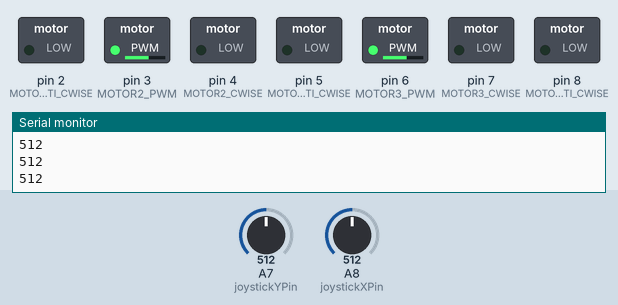
Bench run of a sketch on a simulated Arduino Mega 2560, built with avr-gcc and run on an emulated ATmega2560. Shown: switched loads named in the sketch (green lamp = pin HIGH), the last lines printed to the serial monitor. The inputs (shaded band) are chosen by the test bench; at power-on: A7 (joystickYPin) = 512, A8 (joystickXPin) = 512. Pins used as bus, display or sensor lines are not drawn.

Above: at 1.2 s.
1.3 s: A7 (joystickYPin) set to 429
2.8 s: A7 (joystickYPin) set to 401
At 3.8 s:
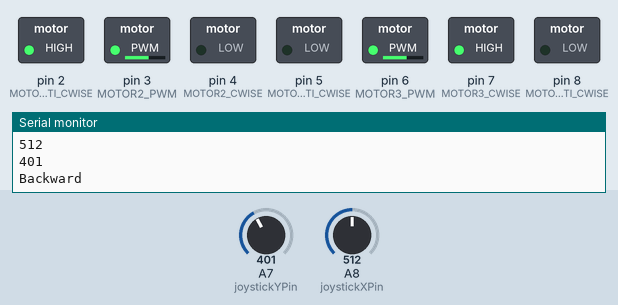
4.3 s: A8 (joystickXPin) set to 423
5.8 s: A8 (joystickXPin) set to 400
At 6.9 s:
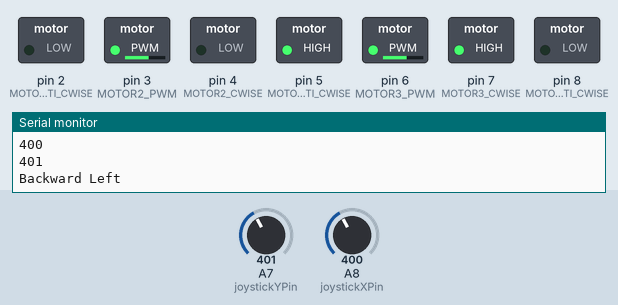
7.3 s: A7 (joystickYPin) set to 422
At 8.4 s:
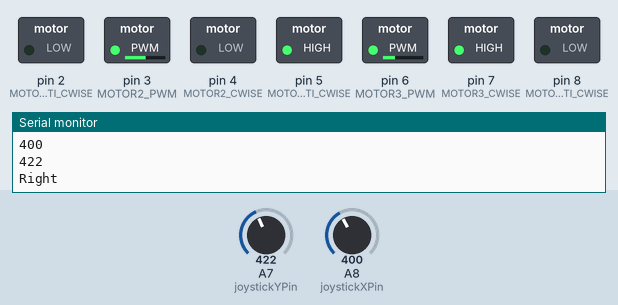
8.8 s: A8 (joystickXPin) set to 622
At 10.0 s:
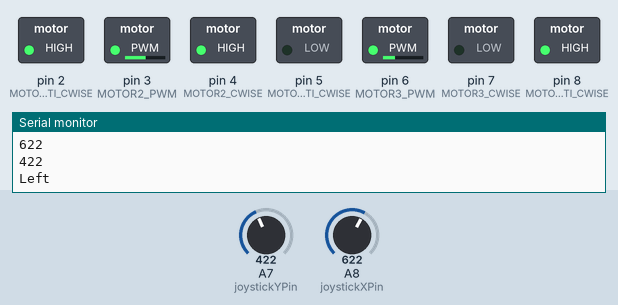
Timing chart, 0 to 11.3 s (numbered marks = the images above; inputs shaded):
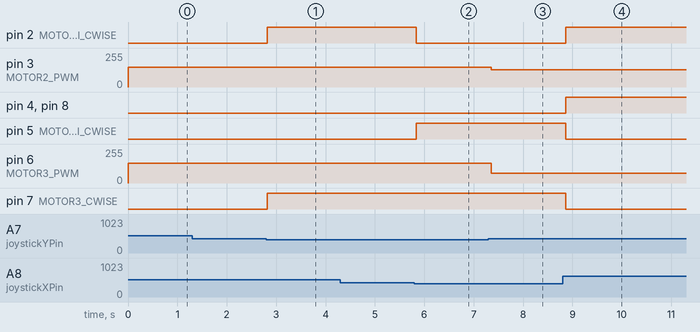

Measured:
- the behaviour switches between 412 and 411 on A7 (joystickYPin) (found by bisection; images 0 and 1)
- the behaviour switches between 412 and 411 on A8 (joystickXPin) (found by bisection; images 1 and 2)
- after the input at 2.8 s, pin 2 (MOTOR1_ANTI_CWISE), pin 7 (MOTOR3_CWISE): LOW → HIGH at once
- after the input at 5.8 s, pin 2 (MOTOR1_ANTI_CWISE): HIGH → LOW at once; pin 5 (MOTOR2_ANTI_CWISE): LOW → HIGH at once
- after the input at 7.3 s, pin 3 (MOTOR2_PWM): 150/255 → 131/255 after 0.05 s; pin 6 (MOTOR3_PWM): 150/255 → 75/255 after 0.05 s
- after the input at 8.8 s, pin 2 (MOTOR1_ANTI_CWISE), pin 4 (MOTOR2_CWISE), pin 8 (MOTOR3_ANTI_CWISE): LOW → HIGH after 0.06 s; pin 5 (MOTOR2_ANTI_CWISE), pin 7 (MOTOR3_CWISE): HIGH → LOW after 0.06 s

The sketch:

Lambo_joystick.ino
```cpp
// Pin connections for Motor A
#define MOTOR1_PWM 0
#define MOTOR1_CWISE 1
#define MOTOR1_ANTI_CWISE 2

// Pin connections for Motor B
#define MOTOR2_PWM 3
#define MOTOR2_CWISE 4
#define MOTOR2_ANTI_CWISE 5

// Pin connections for Motor C
#define MOTOR3_PWM 6
#define MOTOR3_CWISE 7
#define MOTOR3_ANTI_CWISE 8

// Motor Speed (PWM) value between 150 and 255
#define PWM_VAL 150

// Define the analog input pins for the joystick axes
const int joystickXPin = A8; // Pin number used for xValue
const int joystickYPin = A7; // Pin number used for yValue

const int joystickint = 500;
const int joystickdeadzone = 100;

int case_num = 1;

// Function prototypes
void setup();
void loop();
void stopMotors();
void moveMotorsForward();
void moveMotorsBackward();
void moveMotorsRight();
void moveMotorsLeft();
void moveMotorsForwardRight();
void moveMotorsForwardLeft();
void moveMotorsBackwardRight();
void moveMotorsBackwardLeft();
void moveMotorsSpinDrive();

void setup() {
  Serial.begin(9600); // initialize serial connection for debugging

  // Set all motor controller pins as outputs
  pinMode(MOTOR1_PWM, OUTPUT);
  pinMode(MOTOR2_PWM, OUTPUT);
  pinMode(MOTOR3_PWM, OUTPUT);
  pinMode(MOTOR1_CWISE, OUTPUT);
  pinMode(MOTOR1_ANTI_CWISE, OUTPUT);
  pinMode(MOTOR2_CWISE, OUTPUT);
  pinMode(MOTOR2_ANTI_CWISE, OUTPUT);
  pinMode(MOTOR3_CWISE, OUTPUT);
  pinMode(MOTOR3_ANTI_CWISE, OUTPUT);

  // Set the joystick pins as input
  pinMode(joystickXPin, INPUT);
  pinMode(joystickYPin, INPUT);

  // Initial state - Turn off all the motors
  stopMotors();
  //moveTest();
}

void loop() {
  unsigned long xPosition = analogRead(joystickXPin);
  unsigned long yPosition = analogRead(joystickYPin);
  Serial.println(xPosition);
  Serial.println(yPosition);

  // Set motor speeds
  analogWrite(MOTOR1_PWM, PWM_VAL);
  analogWrite(MOTOR2_PWM, PWM_VAL);
  analogWrite(MOTOR3_PWM, PWM_VAL);

  // Control direction based on joystick position
  if (yPosition > 612 && xPosition > 612) {
    moveMotorsForwardRight();
  } else if (yPosition > 612 && xPosition < 412) {
    moveMotorsForwardLeft();
  } else if (yPosition < 412 && xPosition > 612) {
    moveMotorsBackwardRight();
  } else if (yPosition < 412 && xPosition < 412) {
    moveMotorsBackwardLeft();
  } else if (yPosition > 612) {
    moveMotorsForward();
  } else if (yPosition < 412) {
    moveMotorsBackward();
  } else if (xPosition < 412) {
    moveMotorsRight();
  } else if (xPosition > 612) {
    moveMotorsLeft();
  } else {
    stopMotors();
  }
  delay(100);
}

void stopMotors() {
  // Stop all motors
  analogWrite(MOTOR2_PWM, PWM_VAL);
  digitalWrite(MOTOR1_CWISE, LOW);
  digitalWrite(MOTOR1_ANTI_CWISE, LOW);
  digitalWrite(MOTOR2_CWISE, LOW);
  digitalWrite(MOTOR2_ANTI_CWISE, LOW);
  digitalWrite(MOTOR3_CWISE, LOW);
  digitalWrite(MOTOR3_ANTI_CWISE, LOW);
}

void moveMotorsForward() {
  Serial.println("Forward");
  digitalWrite(MOTOR1_CWISE, HIGH);
  digitalWrite(MOTOR1_ANTI_CWISE, LOW);
  digitalWrite(MOTOR2_CWISE, LOW);
  digitalWrite(MOTOR2_ANTI_CWISE, LOW);
  digitalWrite(MOTOR3_CWISE, LOW);
  digitalWrite(MOTOR3_ANTI_CWISE, HIGH);
}

void moveMotorsBackward() {
  Serial.println("Backward");
  digitalWrite(MOTOR1_CWISE, LOW);
  digitalWrite(MOTOR1_ANTI_CWISE, HIGH);
  digitalWrite(MOTOR2_CWISE, LOW);
  digitalWrite(MOTOR2_ANTI_CWISE, LOW);
  digitalWrite(MOTOR3_CWISE, HIGH);
  digitalWrite(MOTOR3_ANTI_CWISE, LOW);
}

void moveMotorsRight() {
  Serial.println("Right");
  int adjustedSpeed = PWM_VAL * 0.5; // Decrease the speed
  analogWrite(MOTOR2_PWM, adjustedSpeed * 1.75); // Double the speed of motor 2 and adjust the other motors to the adjustedSpeed
  analogWrite(MOTOR1_PWM, adjustedSpeed);
  analogWrite(MOTOR3_PWM, adjustedSpeed);
  digitalWrite(MOTOR1_CWISE, HIGH);
  digitalWrite(MOTOR1_ANTI_CWISE, LOW);
  digitalWrite(MOTOR2_CWISE, LOW);
  digitalWrite(MOTOR2_ANTI_CWISE, HIGH);
  digitalWrite(MOTOR3_CWISE, HIGH);
  digitalWrite(MOTOR3_ANTI_CWISE, LOW);
}

void moveMotorsLeft() {
  Serial.println("Left");
  int adjustedSpeed = PWM_VAL * 0.5; // Decrease the speed
  analogWrite(MOTOR2_PWM, adjustedSpeed * 1.75); // Double the speed of motor 2 and adjust the other motors to the adjustedSpeed
  analogWrite(MOTOR1_PWM, adjustedSpeed);
  analogWrite(MOTOR3_PWM, adjustedSpeed);
  digitalWrite(MOTOR1_CWISE, LOW);
  digitalWrite(MOTOR1_ANTI_CWISE, HIGH);
  digitalWrite(MOTOR2_CWISE, HIGH);
  digitalWrite(MOTOR2_ANTI_CWISE, LOW);
  digitalWrite(MOTOR3_CWISE, LOW);
  digitalWrite(MOTOR3_ANTI_CWISE, HIGH);
}

void moveMotorsForwardRight() {
  Serial.println("Forward Right");
  digitalWrite(MOTOR1_CWISE, LOW);
  digitalWrite(MOTOR1_ANTI_CWISE, LOW);
  digitalWrite(MOTOR2_CWISE, HIGH);
  digitalWrite(MOTOR2_ANTI_CWISE, LOW);
  digitalWrite(MOTOR3_CWISE, LOW);
  digitalWrite(MOTOR3_ANTI_CWISE, HIGH);
}

void moveMotorsForwardLeft() {
  Serial.println("Forward Left");
  digitalWrite(MOTOR1_CWISE, HIGH);
  digitalWrite(MOTOR1_ANTI_CWISE, LOW);
  digitalWrite(MOTOR2_CWISE, LOW);
  digitalWrite(MOTOR2_ANTI_CWISE, HIGH);
  digitalWrite(MOTOR3_CWISE, LOW);
  digitalWrite(MOTOR3_ANTI_CWISE, LOW);
}

void moveMotorsBackwardRight() {
  Serial.println("Backward Right");
  digitalWrite(MOTOR1_CWISE, LOW);
  digitalWrite(MOTOR1_ANTI_CWISE, HIGH);
  digitalWrite(MOTOR2_CWISE, HIGH);
  digitalWrite(MOTOR2_ANTI_CWISE, LOW);
  digitalWrite(MOTOR3_CWISE, LOW);
  digitalWrite(MOTOR3_ANTI_CWISE, LOW);
}

void moveMotorsBackwardLeft() {
  Serial.println("Backward Left");
  digitalWrite(MOTOR1_CWISE, LOW);
  digitalWrite(MOTOR1_ANTI_CWISE, LOW);
  digitalWrite(MOTOR2_CWISE, LOW);
  digitalWrite(MOTOR2_ANTI_CWISE, HIGH);
  digitalWrite(MOTOR3_CWISE, HIGH);
  digitalWrite(MOTOR3_ANTI_CWISE, LOW);
}

void moveMotorsSpinDrive() {
  switch(case_num) {
        case 1:
            moveMotorsForward();
            break;
        case 2:
            moveMotorsForwardLeft();
            break;
        case 3:
            moveMotorsBackwardLeft();
            break;
        case 4:
            moveMotorsBackward();
            break;
        case 5:
            moveMotorsBackwardRight();
            break;
        case 6:
            moveMotorsForwardRight();
            break;
        default:
            printf("Default case, no match found.\n");
            case_num = 0;
  }
  case_num++;
  Serial.println(case_num);
  delay(300);
  Serial.println("spinning forward");
  digitalWrite(MOTOR1_CWISE, LOW);
  digitalWrite(MOTOR1_ANTI_CWISE, HIGH);
  digitalWrite(MOTOR2_CWISE, LOW);
  digitalWrite(MOTOR2_ANTI_CWISE, HIGH);
  digitalWrite(MOTOR3_CWISE, LOW);
  digitalWrite(MOTOR3_ANTI_CWISE, HIGH);
  delay(320);
}

void moveTest() {
  delay(1000);
  analogWrite(MOTOR1_PWM, PWM_VAL);
  analogWrite(MOTOR2_PWM, PWM_VAL);
  analogWrite(MOTOR3_PWM, PWM_VAL);
  moveMotorsForward();
  delay(200);
  moveMotorsBackward();
  delay(400);
  moveMotorsForward();
  delay(200);
  moveMotorsLeft();
  delay(200);
  moveMotorsRight();
  delay(400);
  moveMotorsLeft();
  delay(200);
}
```
